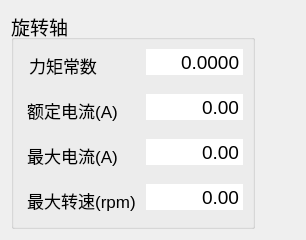
       <widget class="QWidget" name="page_4">
        <layout class="QGridLayout" name="gridLayout_3">
         <item row="0" column="0">
          <widget class="QGroupBox" name="groupBox_3">
           <property name="font">
            <font>
             <pointsize>14</pointsize>
            </font>
           </property>
           <property name="toolTip">
            <string/>
           </property>
           <property name="statusTip">
            <string/>
           </property>
           <property name="whatsThis">
            <string/>
           </property>
           <property name="styleSheet">
            <string notr="true"/>
           </property>
           <property name="title">
            <string>旋转轴</string>
           </property>
           <layout class="QGridLayout" name="gridLayout_11">
            <item row="0" column="0">
             <layout class="QFormLayout" name="formLayout_5">
              <property name="verticalSpacing">
               <number>12</number>
              </property>
              <item row="0" column="0">
               <widget class="QPushButton" name="pushButton_current_2_torque">
                <property name="font">
                 <font>
                  <pointsize>13</pointsize>
                 </font>
                </property>
                <property name="text">
                 <string>力矩常数</string>
                </property>
                <property name="iconSize">
                 <size>
                  <width>40</width>
                  <height>40</height>
                 </size>
                </property>
                <property name="autoDefault">
                 <bool>false</bool>
                </property>
                <property name="flat">
                 <bool>true</bool>
                </property>
               </widget>
              </item>
              <item row="0" column="1">
               <widget class="QDoubleSpinBox" name="DSB_current_2_torque">
                <property name="minimumSize">
                 <size>
                  <width>0</width>
                  <height>0</height>
                 </size>
                </property>
                <property name="font">
                 <font>
                  <pointsize>14</pointsize>
                 </font>
                </property>
                <property name="mouseTracking">
                 <bool>false</bool>
                </property>
                <property name="frame">
                 <bool>false</bool>
                </property>
                <property name="alignment">
                 <set>Qt::AlignRight|Qt::AlignTrailing|Qt::AlignVCenter</set>
                </property>
                <property name="readOnly">
                 <bool>false</bool>
                </property>
                <property name="buttonSymbols">
                 <enum>QAbstractSpinBox::NoButtons</enum>
                </property>
                <property name="decimals">
                 <number>4</number>
                </property>
                <property name="minimum">
                 <double>0.000000000000000</double>
                </property>
                <property name="maximum">
                 <double>9999.000000000000000</double>
                </property>
               </widget>
              </item>
              <item row="1" column="0">
               <widget class="QPushButton" name="pushButton_rated_current">
                <property name="font">
                 <font>
                  <pointsize>13</pointsize>
                 </font>
                </property>
                <property name="text">
                 <string>额定电流(A)</string>
                </property>
                <property name="iconSize">
                 <size>
                  <width>40</width>
                  <height>40</height>
                 </size>
                </property>
                <property name="autoDefault">
                 <bool>false</bool>
                </property>
                <property name="flat">
                 <bool>true</bool>
                </property>
               </widget>
              </item>
              <item row="1" column="1">
               <widget class="QDoubleSpinBox" name="DSB_rated_current">
                <property name="minimumSize">
                 <size>
                  <width>0</width>
                  <height>0</height>
                 </size>
                </property>
                <property name="font">
                 <font>
                  <pointsize>14</pointsize>
                 </font>
                </property>
                <property name="frame">
                 <bool>false</bool>
                </property>
                <property name="alignment">
                 <set>Qt::AlignRight|Qt::AlignTrailing|Qt::AlignVCenter</set>
                </property>
                <property name="readOnly">
                 <bool>true</bool>
                </property>
                <property name="buttonSymbols">
                 <enum>QAbstractSpinBox::NoButtons</enum>
                </property>
                <property name="minimum">
                 <double>0.000000000000000</double>
                </property>
                <property name="maximum">
                 <double>100.000000000000000</double>
                </property>
               </widget>
              </item>
              <item row="2" column="0">
               <widget class="QPushButton" name="pushButton_max_current">
                <property name="font">
                 <font>
                  <pointsize>13</pointsize>
                 </font>
                </property>
                <property name="text">
                 <string>最大电流(A)</string>
                </property>
                <property name="iconSize">
                 <size>
                  <width>40</width>
                  <height>40</height>
                 </size>
                </property>
                <property name="autoDefault">
                 <bool>false</bool>
                </property>
                <property name="flat">
                 <bool>true</bool>
                </property>
               </widget>
              </item>
              <item row="2" column="1">
               <widget class="QDoubleSpinBox" name="DSB_max_current">
                <property name="minimumSize">
                 <size>
                  <width>0</width>
                  <height>0</height>
                 </size>
                </property>
                <property name="font">
                 <font>
                  <pointsize>14</pointsize>
                 </font>
                </property>
                <property name="frame">
                 <bool>false</bool>
                </property>
                <property name="alignment">
                 <set>Qt::AlignRight|Qt::AlignTrailing|Qt::AlignVCenter</set>
                </property>
                <property name="readOnly">
                 <bool>true</bool>
                </property>
                <property name="buttonSymbols">
                 <enum>QAbstractSpinBox::NoButtons</enum>
                </property>
                <property name="minimum">
                 <double>0.000000000000000</double>
                </property>
                <property name="maximum">
                 <double>100.000000000000000</double>
                </property>
               </widget>
              </item>
              <item row="3" column="0">
               <widget class="QPushButton" name="pushButton_velocity_maximum">
                <property name="font">
                 <font>
                  <pointsize>13</pointsize>
                 </font>
                </property>
                <property name="text">
                 <string>最大转速(rpm)</string>
                </property>
                <property name="iconSize">
                 <size>
                  <width>40</width>
                  <height>40</height>
                 </size>
                </property>
                <property name="autoDefault">
                 <bool>false</bool>
                </property>
                <property name="flat">
                 <bool>true</bool>
                </property>
               </widget>
              </item>
              <item row="3" column="1">
               <widget class="QDoubleSpinBox" name="DSB_velocity_maximum">
                <property name="minimumSize">
                 <size>
                  <width>0</width>
                  <height>0</height>
                 </size>
                </property>
                <property name="font">
                 <font>
                  <pointsize>14</pointsize>
                 </font>
                </property>
                <property name="frame">
                 <bool>false</bool>
                </property>
                <property name="alignment">
                 <set>Qt::AlignRight|Qt::AlignTrailing|Qt::AlignVCenter</set>
                </property>
                <property name="readOnly">
                 <bool>false</bool>
                </property>
                <property name="buttonSymbols">
                 <enum>QAbstractSpinBox::NoButtons</enum>
                </property>
                <property name="minimum">
                 <double>0.000000000000000</double>
                </property>
                <property name="maximum">
                 <double>99999.000000000000000</double>
                </property>
               </widget>
              </item>
             </layout>
            </item>
           </layout>
          </widget>
         </item>
         <item row="0" column="1">
          <spacer name="horizontalSpacer_4">
           <property name="orientation">
            <enum>Qt::Horizontal</enum>
           </property>
           <property name="sizeHint" stdset="0">
            <size>
             <width>40</width>
             <height>20</height>
            </size>
           </property>
          </spacer>
         </item>
        </layout>
       </widget>
